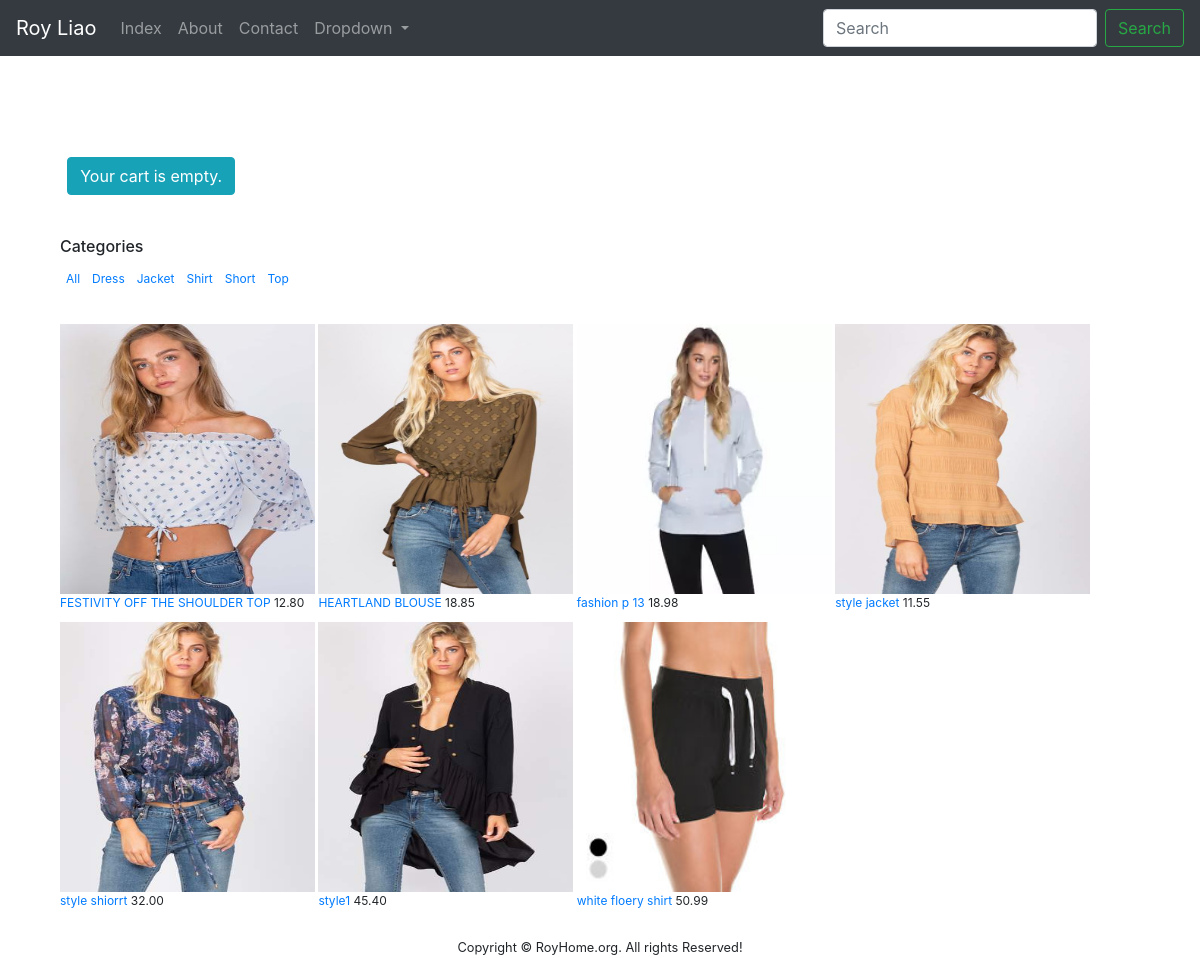
Page /list/ on the committed database.
### pages/models.py (models this page shows, shortened)
class Category(models.Model):
    name = models.CharField(max_length=150, db_index=True)
    slug = models.SlugField(max_length=150, unique=True ,db_index=True)
    created_at = models.DateTimeField(auto_now_add=True)
    updated_at = models.DateTimeField(auto_now=True)
    class Meta:
        ordering = ('name', )
        verbose_name = 'category'
        verbose_name_plural = 'categories'
    def __str__(self):
        return self.name
    def get_absolute_url(self):
        return reverse('pages:category_select', kwargs={"pk":self.pk})

class Products(models.Model):
    SIZE_CHOICES = (
    ('Size', (
            ('small', 's'),
            ('medium', 'm'),
            ('large', 'l'),
            ('extr large', 'xl'),
        ),
    ),
    )
    COLOR_CHOICES = (
    ('color', (
            ('white', 'white'),
            ('blue', 'blue'),
            ('red', 'red'),
        )
    ),)
    category = models.ForeignKey(Category, blank=True, related_name='products', on_delete=models.CASCADE)
    p_code = models.CharField(max_length=50, unique=True)
    p_name = models.CharField(max_length=50)
    slug = models.SlugField(max_length=100, db_index=True, blank=True)
    description = models.TextField(max_length=1500)
    colour = models.CharField(max_length=100,choices=COLOR_CHOICES)
    size = models.CharField(max_length=100, choices=SIZE_CHOICES)
    price = models.DecimalField(decimal_places=2, max_digits=4, default=0)
    isf =  models.BooleanField(default=False)
    pic = models.ImageField(max_length=5000)
    sls = models.CharField(max_length=300, default=SIZE_CHOICES)
    slc = models.CharField(max_length=300)
    available = models.BooleanField(default=True)
    stock = models.PositiveIntegerField()
    created_at = models.DateTimeField(auto_now_add=True)
    updated_at = models.DateTimeField(auto_now=True)
    image = models.ImageField(upload_to='products/%Y/%m/%d', blank=True)
    class Meta:
        ordering = ('p_name', )
        index_together = (('id', 'slug'),)

### pages/views.py (the view)
# urls.py: url(r'^list/$',views.product_list, name='product_list') ,
def product_list(request, category_slug=None):
    cart=Cart(request)
    print(cart)
    categories = Category.objects.all()
    products = Products.objects.filter(available='True')
    print(categories)
    context = {
        'categories': categories,
        'category': categories,
        'products': products,
        'cart':cart
    }
    return render(request, 'indexproduct.html', context)

### cart/cart.py (called while the page is built)
    def __len__(self):
        return sum(item['quantity'] for item in self.cart.values())

### pages/templates/indexproduct.html (shortened to what this page needs)
{% extends "base.html" %}
{% load static %}
{%block content%}
<div class="col-sm-3 col-sm-offset-1 blog-sidebar">
          <div class="sidebar-module">
            <h6>Categories</h6>
            <ol class="list-unstyled">
              <li style=" float: left;display: block;
  color: white;
  text-align: center;
  padding: 6px;
  text-decoration: none " {% if not category %} class="active"{% endif %}><a href='/list' ><span> All </span></a></li>
            {% for c in categories %}
              <li style=" float: left; display: block;
  color: white;
  text-align: center;
  padding: 6px;
  text-decoration: none" {% if category.slug == c.slug %} class="active"{% endif %}>
                  <a href="{{ c.get_absolute_url }}"> <span> {{ c.name }} </span> </a>
              </li>
            {% endfor %}
            </ol>
          </div>
</div>
<div class="container">
      {% for  all_products in products %}
      <div id=content">
        <span>
        <a href={% url 'pages:productdetail' all_products.id %}><image src="/media/{{all_products.pic}}" class="d-block w-15" width=255 height=270 alt="..."></image></a>
        </span><a href={% url 'pages:productdetail' all_products.id %}>{{all_products.p_name}}</a>	{{all_products.price}}
       </div>
       {% endfor %}
</div>
{% endblock %}

### pages/templates/base.html (shortened to what this page needs)
<!doctype html>
<html lang="en">
  <head>
    <link rel="stylesheet" href="https://stackpath.bootstrapcdn.com/bootstrap/4.3.1/css/bootstrap.min.css">
  </head>
  <body>
  <nav class="navbar navbar-expand-lg navbar-dark bg-dark">
  <a class="navbar-brand" href="{% url 'pages:home' %}">Roy Liao</a>
  <div class="collapse navbar-collapse" id="navbarSupportedContent">
    <ul class="navbar-nav mr-auto">
       <li class="nav-item">
        <a class="nav-link" href="{% url 'pages:product_list' %}">Index</a>
      </li>
      <li class="nav-item">
        <a class="nav-link" href="{% url 'pages:about' %}">About</a>
      </li>
      <li class="nav-item">
        <a class="nav-link" href="{% url 'pages:contact' %}">Contact</a>
      </li>
      <li class="nav-item dropdown">
        <a class="nav-link dropdown-toggle" href="#" id="navbarDropdown" role="button" data-toggle="dropdown" aria-haspopup="true" aria-expanded="false">
          Dropdown
        </a>
      </li>
    </ul>
    <form class="form-inline my-2 my-lg-0">
      <input class="form-control mr-sm-2" type="search" placeholder="Search" aria-label="Search">
      <button class="btn btn-outline-success my-2 my-sm-0" type="submit">Search</button>
    </form>
    </div>
  </nav>
  <br/>
  <div class="container" >
    <div class="row" style="margin-top: 6%; margin-left:2%;margin-bottom:2%;">
            {% with totail_items=cart|length %}
            <div class="text-right">
                {% if cart|length > 0 %}
                 <button class="btn btn-info pull-right">
                    My Shopping Order:
                    {{ totail_items }} item{{ totail_items|pluralize }}, $ {{ cart.get_total_price }}
                </button>
             <a href="{% url 'cart:cart_detail' %}" class="btn btn-primary">View Cart</a>
                    {% else %}
                    <button class="btn btn-info pull-right">
                    Your cart is empty.
                  </button>
            </div>
                {% endif %}
            {% endwith %}
    </div>
</div>
   <div class="container">
    {%block content%}
    {% endblock %}
   </div>
<br>
   <center><small>Copyright &copy RoyHome.org. All rights Reserved!</small></center>
  </body>
</html>

### pages/templates/indexproduct.html (style rules this page uses)
.container { font-size: 0; }
.container div { display: inline-block; font-size: 12px; margin-left: 0px; margin-top: 10px;marker-start: 0 }

### rows in the picture
Category: name "Dress"
Category: name "Jacket"
Category: name "Shirt"
Category: name "Short"
Category: name "Top"
Products: pic (picture), p_name "FESTIVITY OFF THE SHOULDER TOP", price "12.80"
Products: pic (picture), p_name "HEARTLAND BLOUSE", price "18.85"
Products: pic (picture), p_name "fashion p 13", price "18.98"
Products: pic (picture), p_name "style jacket", price "11.55"
Products: pic (picture), p_name "style shiorrt", price "32.00"
Products: pic (picture), p_name "style1", price "45.40"
Products: pic (picture), p_name "white floery shirt", price "50.99"
